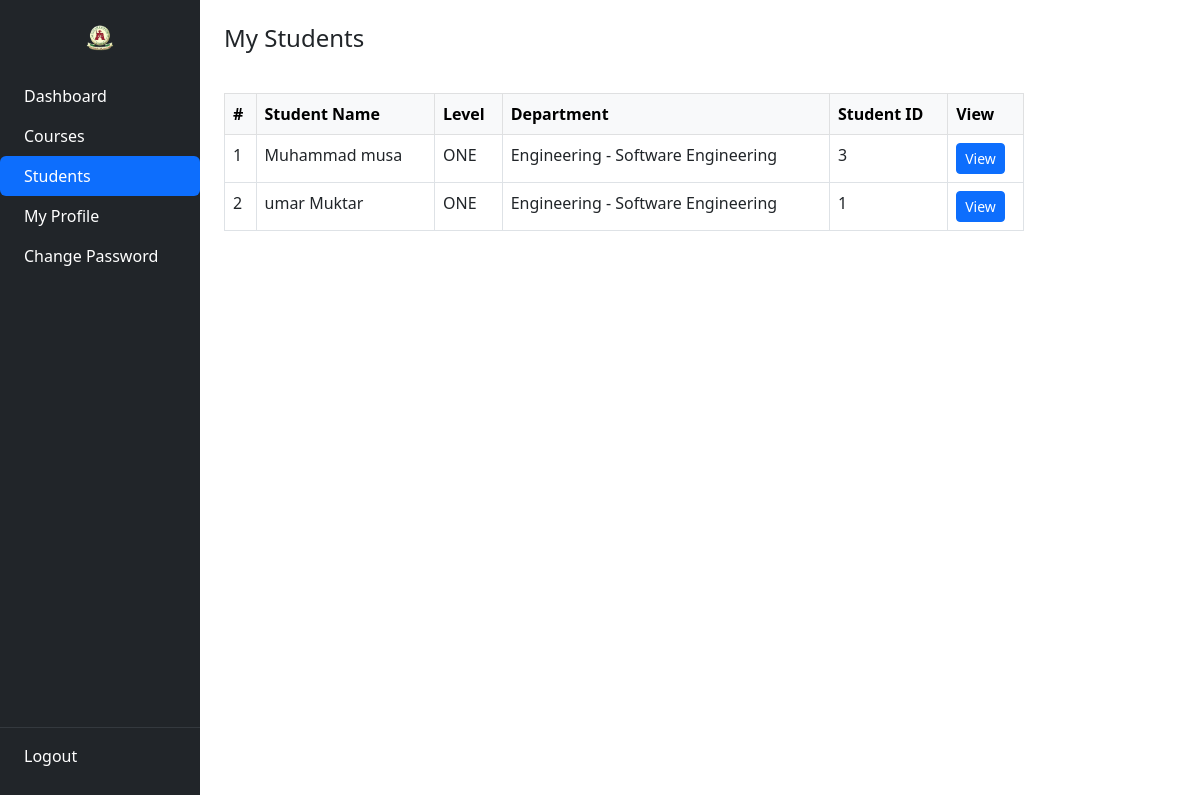
The page /Lecturer/students.php (signed in) on the database as committed earlier.
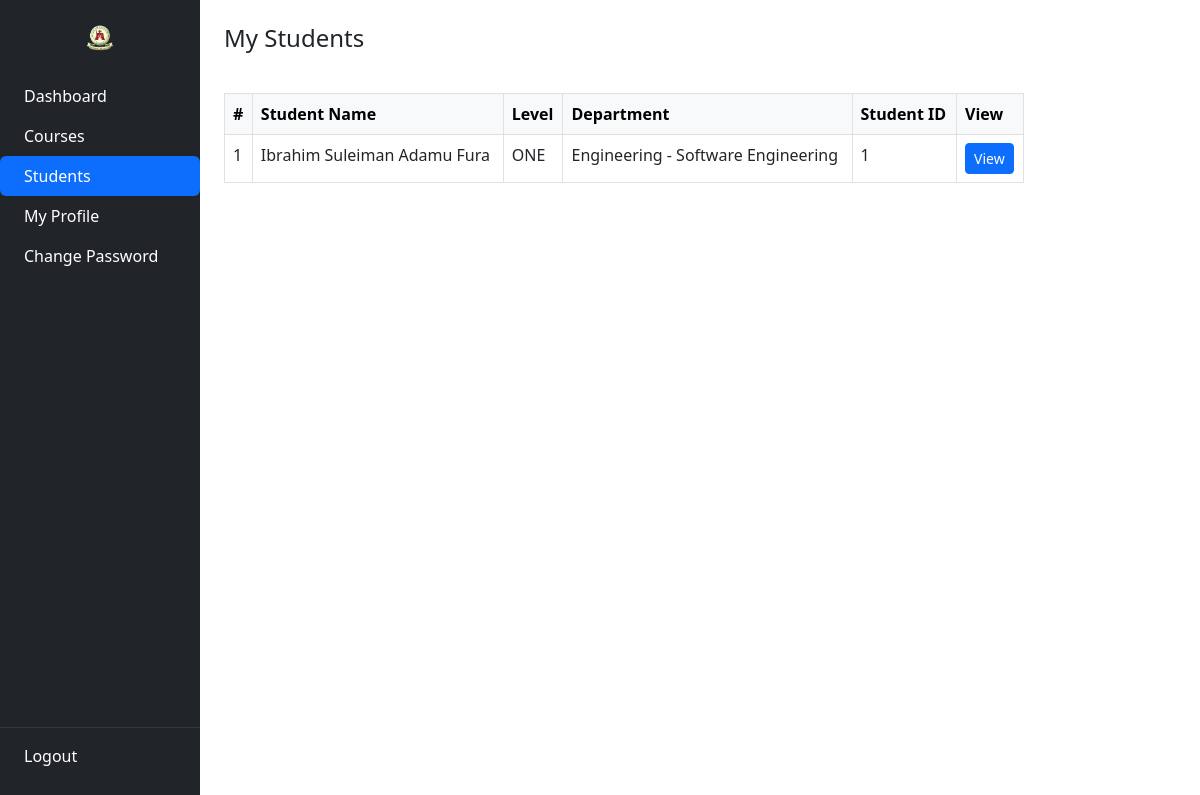
The same page on the database as committed later.
### tables this page shows
CREATE TABLE `students` (
  `student_id` int NOT NULL AUTO_INCREMENT,
  `username` varchar(127) NOT NULL,
  `password` varchar(255) NOT NULL,
  `fname` varchar(127) NOT NULL,
  `lname` varchar(255) NOT NULL,
  `department_id` int DEFAULT NULL,
  `level` varchar(10) DEFAULT NULL,
  `cgpa` decimal(4,2) DEFAULT NULL,
  `address` varchar(500) NOT NULL,
  `gender` varchar(7) NOT NULL,
  `email_address` varchar(255) NOT NULL,
  `date_of_birth` date NOT NULL,
  `date_of_joined` timestamp NULL DEFAULT CURRENT_TIMESTAMP,
  `parent_fname` varchar(127) NOT NULL,
  `parent_lname` varchar(127) NOT NULL,
  `parent_phone_number` varchar(31) NOT NULL,
  PRIMARY KEY (`student_id`),
  UNIQUE KEY `username` (`username`),
  KEY `fk_department` (`department_id`),
  CONSTRAINT `fk_department` FOREIGN KEY (`department_id`) REFERENCES `departments` (`department_id`) ON DELETE SET NULL
);

CREATE TABLE `departments` (
  `department_id` int NOT NULL AUTO_INCREMENT,
  `department` varchar(255) NOT NULL,
  `faculty` varchar(255) NOT NULL,
  PRIMARY KEY (`department_id`),
  UNIQUE KEY `department_id` (`department_id`)
);

### Lecturer/data/department.php (called while the page is built, shortened)
<?php
function getDepartmentById($department_id, $conn){
   $sql = "SELECT * FROM departments
           WHERE department_id=?";
   $stmt = $conn->prepare($sql);
   $stmt->execute([$department_id]);
   if ($stmt->rowCount() == 1) {
     $department = $stmt->fetch();
     return $department;
   }else {
    return 0;
   }
}

### Lecturer/students.php (the view, shortened to what this page needs)
<?php
if (isset($_SESSION['lecturer_id'], $_SESSION['role']) && $_SESSION['role'] === 'Lecturer') {
    include "../DB_connection.php";
    include "data/department.php";
    include "data/lecturer.php";
    $lecturer_id = $_SESSION['lecturer_id'];
    $stmt2 = $conn->prepare("SELECT level FROM lecturer_levels WHERE lecturer_id = ?");
    $stmt2->execute([$lecturer_id]);
    $levels = $stmt2->fetchAll(PDO::FETCH_COLUMN);
    $stmt4 = $conn->prepare("SELECT class_id FROM lecturer_classes WHERE lecturer_id = ?");
    $stmt4->execute([$lecturer_id]);
    $departments = $stmt4->fetchAll(PDO::FETCH_COLUMN);
    $stmt_all_db = $conn->prepare("SELECT student_id, fname, lname, level, department_id FROM students");
    $stmt_all_db->execute();
    $all_db_students = $stmt_all_db->fetchAll(PDO::FETCH_ASSOC);
    $students = [];
    $error_message = "No students found in your assigned courses.";
    if (!empty($levels) && !empty($departments)) {
        $level_placeholders = implode(',', array_fill(0, count($levels), '?'));
        $dept_placeholders = implode(',', array_fill(0, count($departments), '?'));
        $sql_fallback = "SELECT DISTINCT s.student_id, s.fname, s.lname, s.level, s.department_id
                        FROM students s
                        WHERE s.level IN ($level_placeholders)
                        AND s.department_id IN ($dept_placeholders)
                        ORDER BY s.level, s.department_id, s.fname";
        $params = array_merge($levels, $departments);
        $stmt7 = $conn->prepare($sql_fallback);
        $stmt7->execute($params);
        $students = $stmt7->fetchAll(PDO::FETCH_ASSOC);
    } else {
        $error_message = "No levels or departments assigned to you. Please contact the administrator.";
        error_log("LECTURER_STUDENTS: no_levels_or_departments");
    }
?>
<!DOCTYPE html>
<html lang="en">
<head>
  <link href="https://cdn.jsdelivr.net/npm/bootstrap@5.2.0/dist/css/bootstrap.min.css" rel="stylesheet"/>
  <link href="../css/style.css" rel="stylesheet"/>
</head>
<body>
  <div class="container-fluid">
    <div class="row">
      <div class="col-md-3 col-lg-2 p-0 bg-dark vh-100 sidebar">
        <?php include "inc/sidebar.php"; ?>
      </div>
      <div class="col-md-9 col-lg-10 p-4">
        <h4 class="mb-4">My Students</h4>
        <?php if (count($students) > 0): ?>
          <div class="table-responsive">
            <table class="table table-bordered mt-3 n-table">
              <thead class="table-light">
                <tr>
                  <th>#</th>
                  <th>Student Name</th>
                  <th>Level</th>
                  <th>Department</th>
                  <th>Student ID</th>
                  <th>View</th>
                </tr>
              </thead>
              <tbody>
                <?php foreach ($students as $i => $stu):
                      $dept = getDepartmentById((int)$stu['department_id'], $conn);
                      $deptLabel = $dept
                                ? htmlspecialchars($dept['faculty'] . ' - ' . $dept['department'])
                                : 'N/A';
                ?>
                  <tr>
                    <td><?= $i + 1 ?></td>
                    <td><?= htmlspecialchars($stu['fname'] . ' ' . $stu['lname']) ?></td>
                    <td><?= htmlspecialchars($stu['level'] ?? 'N/A') ?></td>
                    <td><?= $deptLabel ?></td>
                    <td><?= htmlspecialchars($stu['student_id']) ?></td>
                    <td>
                      <a href="student-view.php?student_id=<?= $stu['student_id'] ?>" class="btn btn-sm btn-primary">View</a>
                    </td>
                  </tr>
                <?php endforeach; ?>
              </tbody>
            </table>
          </div>
        <?php else: ?>
          <div class="alert alert-info w-75 mx-auto" role="alert">
            <?= htmlspecialchars($error_message) ?>
          </div>
        <?php endif; ?>
      </div>
    </div>
  </div>
</body>
</html>
<?php
} else {
    header("Location: ../login.php");
    exit;
}
?>

Rows that differ between the two databases and show on the page:
removed students: fname+lname "Muhammad musa", level "ONE", department.department "Engineering - Software Engineering", student_id "3"
changed students "ONE": fname+lname "umar Muktar" → "Ibrahim Suleiman Adamu Fura"
